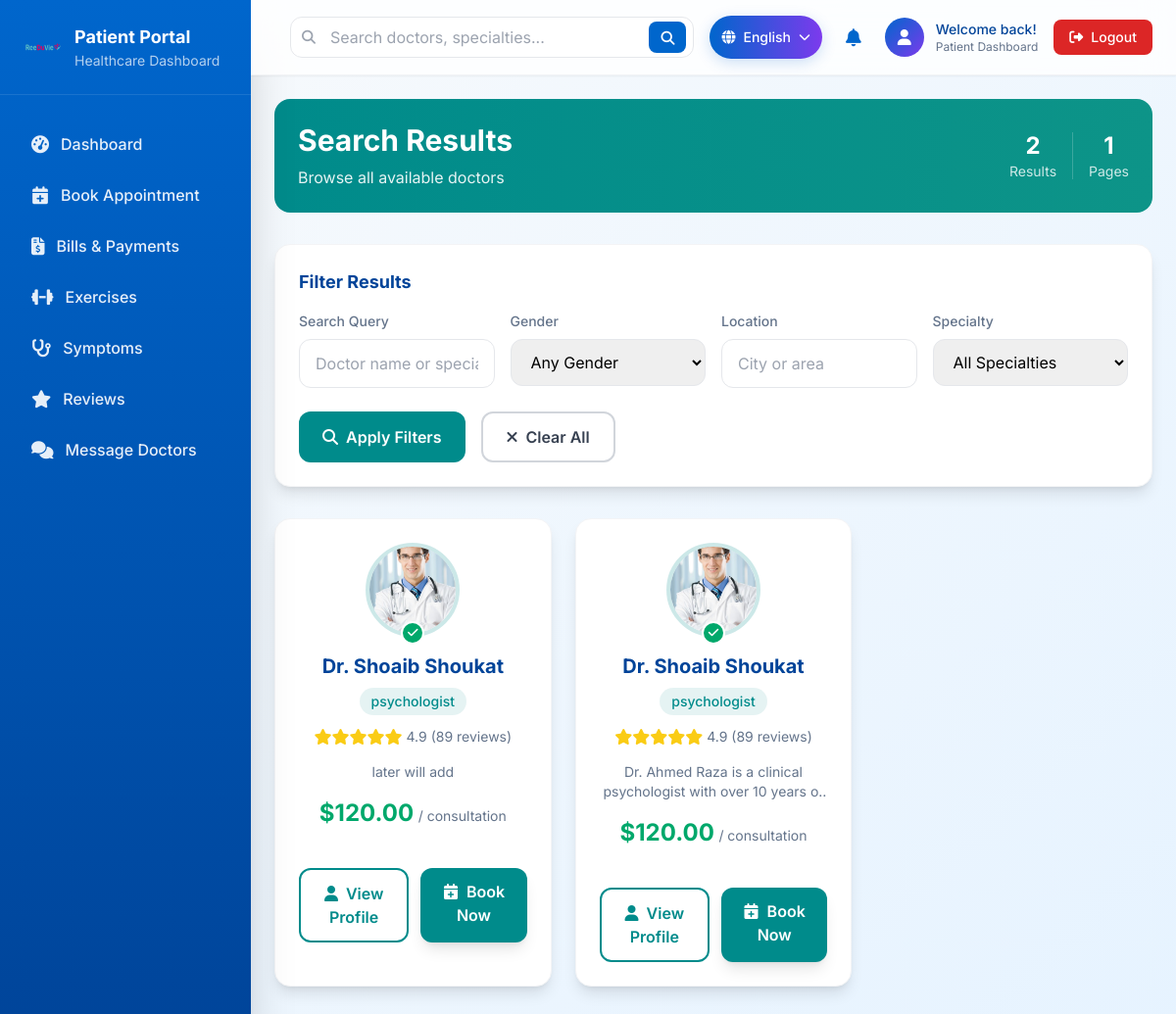
The page /patient-dashboard/search/ on the database its author committed.
### user_account/models.py (models this page shows, shortened)
class Practitioner(models.Model):
    GENDER_CHOICES = [
        ('male', 'Male'),
        ('female', 'Female'),
    ]
    DOCTOR_TYPE_CHOICES = [
        ('health_professional', 'A health professional'),
        ('other', 'Other'),
    ]
    SPECIALTY_CHOICES = [
        ('occupational_therapist', 'Occupational Therapist'),
        ('physiotherapist', 'Physiotherapist'),
        ('neuropsychologist', 'Neuropsychologist'),
        ('speech_therapist', 'Speech Therapist'),
        ('psychologist', 'Psychologist'),
        ('chiropractor', 'Chiropractor'),
        ('nutritionist', 'Nutritionist'),
        ('general_practitioner', 'General Practitioner'),
    ]
    CIVILITY_CHOICES = [
        ('m', 'M.'),
        ('mme', 'Mme'),
        ('mlle', 'Mlle'),
    ]
    doctor_type = models.CharField(max_length=20, choices=DOCTOR_TYPE_CHOICES)
    specialty = models.CharField(max_length=30, choices=SPECIALTY_CHOICES)
    email = models.EmailField(unique=True)
    password = models.CharField(max_length=128)  # Store hashed passwords
    civility = models.CharField(max_length=5, choices=CIVILITY_CHOICES)
    first_name = models.CharField(max_length=50)
    last_name = models.CharField(max_length=50)
    terms_accepted = models.BooleanField(default=False)
    photo = models.ImageField(upload_to='practitioner_photos/', null=True, blank=True)
    price = models.DecimalField(max_digits=10, decimal_places=2, null=True, blank=True)
    description = models.TextField(null=True, blank=True)
    gender = models.CharField(max_length=10, choices=GENDER_CHOICES, null=True, blank=True)
    location = models.CharField(max_length=100, null=True, blank=True)

### patientdashboard/views.py (the view)
# urls.py: path('search/', views.search_practitioners, name='search'),
def search_practitioners(request):
    query = request.GET.get('query', '')  # Search query
    gender = request.GET.get('gender', '')  # Gender filter
    location = request.GET.get('location', '')  # Location filter
    specialty = request.GET.get('specialty', '')  # Specialty filter
    practitioners = Practitioner.objects.all()
    if query:
        practitioners = practitioners.filter(
            Q(first_name__icontains=query) |
            Q(last_name__icontains=query) |
            Q(specialty__icontains=query)
        )
    if gender:
        practitioners = practitioners.filter(gender__iexact=gender)
    if location:
        practitioners = practitioners.filter(location__icontains=location)
    if specialty:
        practitioners = practitioners.filter(specialty=specialty)
    paginator = Paginator(practitioners, 10)
    page_number = request.GET.get('page')
    page_obj = paginator.get_page(page_number)
    return render(request, 'patientdashboard/search.html', {
        'query': query,
        'page_obj': page_obj,
        'gender': gender,
        'location': location,
        'specialty': specialty,
    })

### patientdashboard/templates/patientdashboard/search.html (shortened to what this page needs)
{% extends 'patientdashboard/patient_base.html' %}
{% load static %}
{% block content %}
<div class="bg-gradient-to-r from-patient-teal to-teal-600 rounded-2xl p-6 mb-8 text-white">
    <div class="flex flex-col md:flex-row justify-between items-start md:items-center">
        <div>
            <h1 class="text-2xl md:text-3xl font-bold mb-2">Search Results</h1>
            <p class="text-white/90">
                {% if query %}
                    Found {{ page_obj.paginator.count }} results for "{{ query }}"
                {% else %}
                    Browse all available doctors
                {% endif %}
            </p>
        </div>
        <div class="mt-4 md:mt-0">
            <div class="flex items-center space-x-4">
                <div class="text-center">
                    <div class="text-2xl font-bold">{{ page_obj.paginator.count|default:0 }}</div>
                    <div class="text-sm text-white/80">Results</div>
                </div>
                <div class="text-center">
                    <div class="text-2xl font-bold">{{ page_obj.paginator.num_pages|default:1 }}</div>
                    <div class="text-sm text-white/80">Pages</div>
                </div>
            </div>
        </div>
    </div>
</div>
<div class="bg-white rounded-2xl shadow-lg border border-gray-100 p-6 mb-8">
    <div class="flex items-center justify-between mb-4">
        <h2 class="text-lg font-bold text-patient-dark-blue">Filter Results</h2>
    </div>
    <form method="get" action="{% url 'patientdashboard:search' %}" id="search-filters" class="hidden lg:block">
        <div class="grid grid-cols-1 md:grid-cols-2 lg:grid-cols-4 gap-4">
            <div>
                <label class="block text-sm font-medium text-patient-dark-gray mb-2">Search Query</label>
                <input type="text"
                       name="query"
                       value="{{ query }}"
                       class="w-full px-4 py-3 border border-gray-200 rounded-xl focus:outline-none focus:ring-2 focus:ring-patient-teal/50 focus:border-patient-teal"
                       placeholder="Doctor name or specialty">
            </div>
            <div>
                <label class="block text-sm font-medium text-patient-dark-gray mb-2">Gender</label>
                <select name="gender" class="w-full px-4 py-3 border border-gray-200 rounded-xl focus:outline-none focus:ring-2 focus:ring-patient-teal/50 focus:border-patient-teal">
                    <option value="">Any Gender</option>
                </select>
            </div>
            <div>
                <label class="block text-sm font-medium text-patient-dark-gray mb-2">Location</label>
                <input type="text"
                       name="location"
                       value="{{ location }}"
                       class="w-full px-4 py-3 border border-gray-200 rounded-xl focus:outline-none focus:ring-2 focus:ring-patient-teal/50 focus:border-patient-teal"
                       placeholder="City or area">
            </div>
            <div>
                <label class="block text-sm font-medium text-patient-dark-gray mb-2">Specialty</label>
                <select name="specialty" class="w-full px-4 py-3 border border-gray-200 rounded-xl focus:outline-none focus:ring-2 focus:ring-patient-teal/50 focus:border-patient-teal">
                    <option value="">All Specialties</option>
                </select>
            </div>
        </div>
        <div class="flex flex-col sm:flex-row gap-4 mt-6">
            <button type="submit" class="px-6 py-3 bg-patient-teal text-white rounded-xl hover:bg-teal-700 transition-colors font-semibold">
                <i class="fas fa-search mr-2"></i>Apply Filters
            </button>
            <a href="{% url 'patientdashboard:search' %}" class="px-6 py-3 border-2 border-gray-300 text-gray-700 rounded-xl hover:bg-gray-50 transition-colors font-semibold text-center">
                <i class="fas fa-times mr-2"></i>Clear All
            </a>
        </div>
    </form>
</div>
{% if page_obj %}
<div class="grid grid-cols-1 md:grid-cols-2 lg:grid-cols-3 gap-6 mb-8">
    {% for practitioner in page_obj %}
    <div class="search-result-card bg-white rounded-2xl shadow-lg border border-gray-100 overflow-hidden hover:shadow-xl transition-all duration-300 transform hover:-translate-y-1">
        <div class="p-6 text-center">
            <div class="relative mb-4">
                {% if practitioner.photo %}
                    <img src="{{ practitioner.photo.url }}"
                         alt="Dr. {{ practitioner.first_name }}"
                         class="w-24 h-24 rounded-full object-cover mx-auto border-4 border-patient-teal/20">
                {% else %}
                    <div class="w-24 h-24 rounded-full bg-gradient-to-br from-patient-teal to-teal-600 flex items-center justify-center mx-auto border-4 border-patient-teal/20">
                        <i class="fas fa-user-md text-white text-2xl"></i>
                    </div>
                {% endif %}
                <div class="absolute bottom-0 right-1/2 transform translate-x-1/2 translate-y-2 w-6 h-6 bg-patient-green rounded-full border-2 border-white flex items-center justify-center">
                    <i class="fas fa-check text-white text-xs"></i>
                </div>
            </div>
            <h3 class="text-xl font-bold text-patient-dark-blue mb-2">
                Dr. {{ practitioner.first_name }} {{ practitioner.last_name }}
            </h3>
            <div class="flex flex-wrap justify-center gap-2 mb-3">
                <span class="px-3 py-1 bg-patient-teal/10 text-patient-teal rounded-full text-sm font-medium">
                    {{ practitioner.specialty|default:"General Practice" }}
                </span>
            </div>
            <div class="flex items-center justify-center space-x-1 mb-4">
                <div class="flex text-yellow-400">
                    <i class="fas fa-star"></i>
                    <i class="fas fa-star"></i>
                    <i class="fas fa-star"></i>
                    <i class="fas fa-star"></i>
                    <i class="fas fa-star"></i>
                </div>
                <span class="text-sm text-patient-dark-gray ml-2">4.9 (89 reviews)</span>
            </div>
            {% if practitioner.description %}
            <p class="text-sm text-patient-dark-gray mb-4 line-clamp-2">
                {{ practitioner.description }}
            </p>
            {% endif %}
            {% if practitioner.price %}
            <div class="mb-4">
                <span class="text-2xl font-bold text-patient-green">${{ practitioner.price }}</span>
                <span class="text-patient-dark-gray text-sm">/ consultation</span>
            </div>
            {% endif %}
        </div>
        <div class="px-6 pb-6">
            <div class="flex flex-col sm:flex-row gap-3">
                <a href="{% url 'patientdashboard:practitioner_profile' practitioner.id %}"
                   class="flex-1 px-4 py-3 border-2 border-patient-teal text-patient-teal rounded-xl hover:bg-patient-teal hover:text-white transition-all duration-300 font-semibold text-center">
                    <i class="fas fa-user mr-2"></i>View Profile
                </a>
                <a href="{% url 'patientdashboard:available_slots' practitioner.id %}"
                   class="flex-1 px-4 py-3 bg-patient-teal text-white rounded-xl hover:bg-teal-700 transition-all duration-300 font-semibold text-center shadow-lg">
                    <i class="fas fa-calendar-plus mr-2"></i>Book Now
                </a>
            </div>
        </div>
    </div>
    {% endfor %}
</div>
{% endif %}
{% endblock content %}

### rows shown on the page
Practitioner: photo (picture), first_name "Shoaib", last_name "Shoukat", specialty "psychologist", description "later will add", price "120.00"
Practitioner: photo (picture), first_name "Shoaib", last_name "Shoukat", specialty "psychologist", description "Dr. Ahmed Raza is a clinical psychologist with over 10 years…", price "120.00"

### other values the page prints
{{ page_obj.paginator.count|default:0 }} "2"
{{ page_obj.paginator.num_pages|default:1 }} "1"
